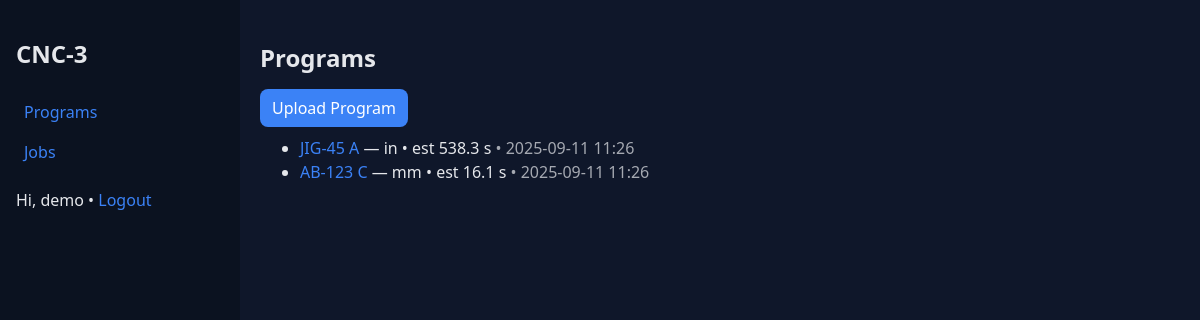
The page / (signed in) on the database as committed earlier.
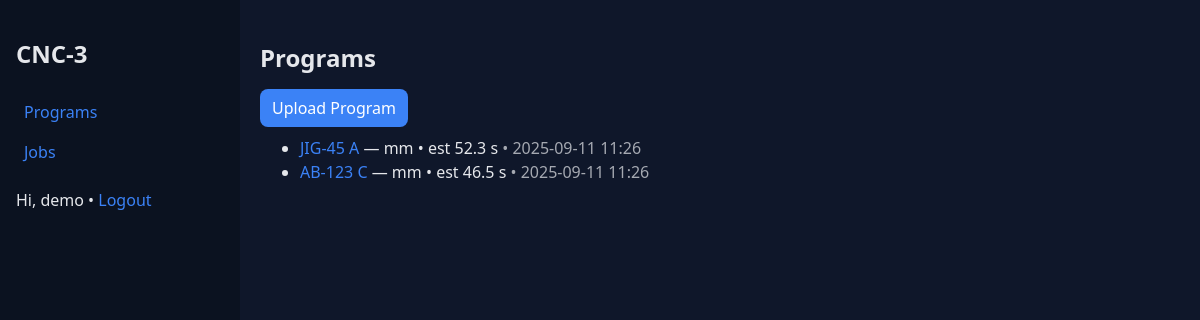
The same page on the database as committed later.
### main_app/models.py (models this page shows, shortened)
class Program(models.Model):
    owner      = models.ForeignKey(User, on_delete=models.CASCADE, related_name="programs")
    part_no    = models.CharField(max_length=80)
    revision   = models.CharField(max_length=10, blank=True)
    file_name  = models.CharField(max_length=255, blank=True, default="")
    file_mime  = models.CharField(max_length=100, blank=True, default="")
    file_blob  = models.BinaryField(null=True, blank=True)                       # DB storage
    file       = models.FileField(upload_to="programs/", null=True, blank=True)  # optional FS fallback
    units      = models.CharField(max_length=2, default="mm")   # "mm" or "in"
    abs_mode   = models.BooleanField(default=True)              # G90 (True) / G91 (False)
    bbox_json  = models.JSONField(default=dict)                 # {xmin,xmax,ymin,ymax,zmin,zmax}
    meta_json  = models.JSONField(default=dict)                 # tools/feeds/counts/lints (later)
    est_time_s = models.FloatField(default=0)
    created_at = models.DateTimeField(auto_now_add=True)
    class Meta:
        ordering = ["-created_at"]

### main_app/views.py (the view)
# urls.py: path("", views.ProgramList.as_view(), name="program_list"),
class ProgramList(LoginRequiredMixin, OwnerQS, ListView):
    model = Program
    ordering = ["-created_at"]
    paginate_by = 10
    def get_queryset(self):
        qs = super().get_queryset()
        q = self.request.GET.get("q")
        if q:
            qs = qs.filter(Q(part_no__icontains=q) | Q(revision__icontains=q))
        return qs

### main_app/views.py (called while the page is built)
    def get_queryset(self):
        return super().get_queryset().filter(owner=self.request.user)

### main_app/templates/main_app/program_list.html
{% extends "base.html" %}
{% block content %}
  <h2>Programs</h2>
  <p><a class="btn" href="{% url 'program_new' %}">Upload Program</a></p>
  <ul>
    {% for p in programs|default:object_list %}
      <li>
        <a href="{% url 'program_detail' p.pk %}">
          {{ p.part_no }}{% if p.revision %} {{ p.revision }}{% endif %}
        </a>
        — {{ p.units }} • est {{ p.est_time_s|floatformat:1 }} s
        {% if p.created_at %}<span style="opacity:.7"> • {{ p.created_at|date:"Y-m-d H:i" }}</span>{% endif %}
      </li>
    {% empty %}
      <li>No programs yet. <a class="btn" href="{% url 'program_new' %}">Upload one</a></li>
    {% endfor %}
  </ul>
{% endblock %}

Rows that differ between the two databases and show on the page:
changed Program "JIG-45": units "in" → "mm"; est_time_s "538.3" → "52.3"
changed Program "AB-123": est_time_s "16.1" → "46.5"
